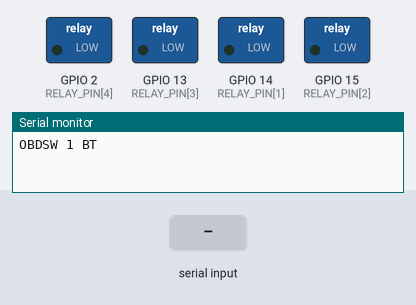
The sketch below on a simulated ESP32. On the bench: switched loads named in the sketch (green lamp = pin HIGH), the last lines printed to the serial monitor. The test bench sets the inputs (shaded band). Nothing arrives over Bluetooth unless stated.

Above: at 1.3 s.
1.4 s: "PWR OFF\n" received over Serial
At 1.9 s:
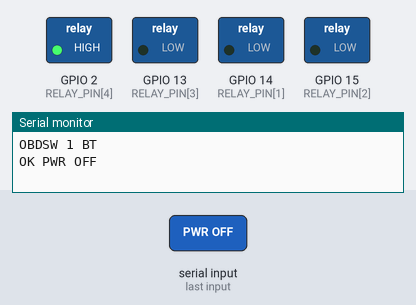
4.4 s: "RESET\n" received over the second serial link
At 5.1 s:
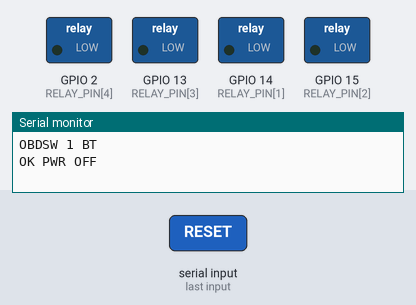
5.9 s: "PWR OFF\n" received over the second serial link
At 6.6 s:
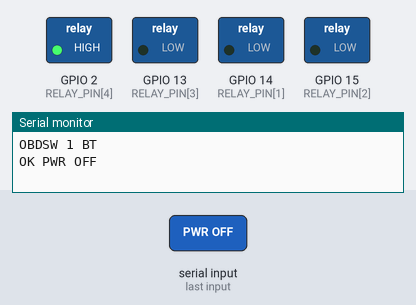
Timing chart, 0 to 8.9 s (numbered marks = the images above; inputs shaded):
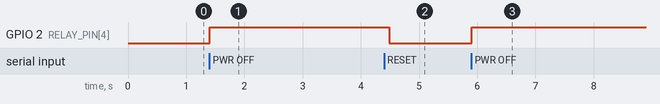

Measured:
- after the input at 1.4 s, GPIO 2 (RELAY_PIN[4]): LOW → HIGH at once
- after the input at 4.4 s, GPIO 2 (RELAY_PIN[4]): HIGH → LOW after 0.09 s
- after the input at 5.9 s, GPIO 2 (RELAY_PIN[4]): LOW → HIGH at once

The sketch:

obd_switch_bt_relays.ino
```cpp
// Переключатель линий OBD по Bluetooth: ESP32-CAM (AI-Thinker) + 4 отдельных модуля реле на 5 В
// (JQC-3FF-S-Z / SRD-05VDC, вход IN). Протокол тот же, что у firmware/obd_switch_bt:
// в vito_diag  --switch COMx  (или через мост ~USE <адрес OBD-SWITCH>).
//
// Реле (схема «дерево», см. docs/WIFI_SWITCH.md):
//   реле 1 = R1: NC машина 7,  NO машина 8,  COM -> X           IN <- IO14
//   реле 2 = R2: NC машина 9,  NO машина 11, COM -> Y           IN <- IO15
//   реле 3 = R3: NC X,         NO Y,         COM -> адаптер 7   IN <- IO13
//   реле 4 = питание адаптера: COM машина 16 (через предохранитель), NC адаптер 16   IN <- IO2
// Питание: DC+ модулей и 5V ESP32-CAM от 5 В (в машине понижающий модуль 12->5 В), DC- и GND общие.
// Без питания, после перезагрузки и при разрыве Bluetooth все реле отпущены: линия 7, адаптер запитан.
//
// Свободных входов АЦП не остаётся, поэтому MEAS не поддерживается.
// SD-карту не вставлять. IO12 и IO4 не использовать (12 мешает загрузке, на 4 висит вспышка).
// Прошивать с отключёнными IN: модуль на IO2 может помешать входу в режим прошивки.
//
// Команды: ID, STATE, SEL 7|8|9|11, PWR ON|OFF, RESET.
// Отладка: REL n ON|OFF — одно реле напрямую (n = 1..4), минуя защиту «дерева».

#include <BluetoothSerial.h>

const char *BT_NAME = "OBD-SWITCH";

// Модуль включается высоким уровнем на IN (high level trigger) -> false.
// Включается низким уровнем -> true; но тогда 3,3 В ESP32 может не хватить, чтобы его выключить.
const bool RELAY_ACTIVE_LOW = false;
const uint8_t RELAY_PIN[5] = {0, 14, 15, 13, 2};  // индекс = номер реле

BluetoothSerial SerialBT;
String btBuf, usbBuf;
bool wasConnected = false;

int selLine = 7;
bool pwrOn = true;
bool rel[5] = {false, false, false, false, false};

void relay(uint8_t n, bool on) {
  digitalWrite(RELAY_PIN[n], (on ^ RELAY_ACTIVE_LOW) ? HIGH : LOW);
  rel[n] = on;
  delay(30);  // реле успевает переключиться до следующей команды
}

void allDefault() {
  for (uint8_t n = 1; n <= 4; n++) relay(n, false);
  selLine = 7;
  pwrOn = true;
}

bool selectLine(int line) {
  bool t1, t2, t3;
  switch (line) {
    case 7:  t1 = false; t2 = false; t3 = false; break;
    case 8:  t1 = true;  t2 = false; t3 = false; break;
    case 9:  t1 = false; t2 = false; t3 = true;  break;
    case 11: t1 = false; t2 = true;  t3 = true;  break;
    default: return false;
  }
  // сначала неактивная ветка, потом R3, потом бывшая активная
  if (!rel[3]) relay(2, t2); else relay(1, t1);
  relay(3, t3);
  relay(1, t1);
  relay(2, t2);
  selLine = line;
  return true;
}

String handle(String c) {
  c.trim();
  c.toUpperCase();
  if (c == "ID") return "OBDSW 1 BT";
  if (c == "STATE") return String("STATE SEL ") + selLine + " CAN STD" + (pwrOn ? " PWR ON" : " PWR OFF");
  if (c == "MEAS") return "ERR MEAS: no ADC inputs on this build";
  if (c == "RESET") { allDefault(); return "OK RESET"; }
  if (c.startsWith("SEL ")) {
    int line = c.substring(4).toInt();
    return selectLine(line) ? "OK SEL " + String(line) : "ERR SEL: only 7, 8, 9, 11";
  }
  if (c == "PWR ON" || c == "PWR OFF") {
    pwrOn = c.endsWith("ON");
    relay(4, !pwrOn);
    return pwrOn ? "OK PWR ON" : "OK PWR OFF";
  }
  if (c.startsWith("REL ") && (c.endsWith(" ON") || c.endsWith(" OFF"))) {
    int n = c.substring(4).toInt();
    if (n < 1 || n > 4) return "ERR REL: only 1..4";
    bool on = c.endsWith(" ON");
    relay(n, on);
    return "OK REL " + String(n) + (on ? " ON" : " OFF");
  }
  if (c == "CAN STD") return "OK CAN STD";
  if (c == "CAN ALT") return "ERR CAN ALT: no relay on this board";
  return "ERR unknown command";
}

void serveStream(Stream &io, String &buf) {
  while (io.available()) {
    char ch = io.read();
    if (ch == '\n' || ch == '\r') {
      if (buf.length()) io.println(handle(buf));
      buf = "";
    } else if (buf.length() < 32) {
      buf += ch;
    }
  }
}

void setup() {
  // уровень «выключено» выставляем до перевода вывода в выход, чтобы реле не дёрнулось
  for (uint8_t n = 1; n <= 4; n++) {
    digitalWrite(RELAY_PIN[n], RELAY_ACTIVE_LOW ? HIGH : LOW);
    pinMode(RELAY_PIN[n], OUTPUT);
  }
  allDefault();
  Serial.begin(115200);  // через плату ESP32-CAM-MB: отладка и те же команды
  SerialBT.begin(BT_NAME);
  Serial.println("OBDSW 1 BT");
}

void loop() {
  bool connected = SerialBT.hasClient();
  if (wasConnected && !connected) {
    allDefault();  // ноутбук пропал: вернуть линию 7 и питание адаптера
    btBuf = "";
  }
  wasConnected = connected;
  serveStream(SerialBT, btBuf);
  serveStream(Serial, usbBuf);
  delay(2);
}
```
